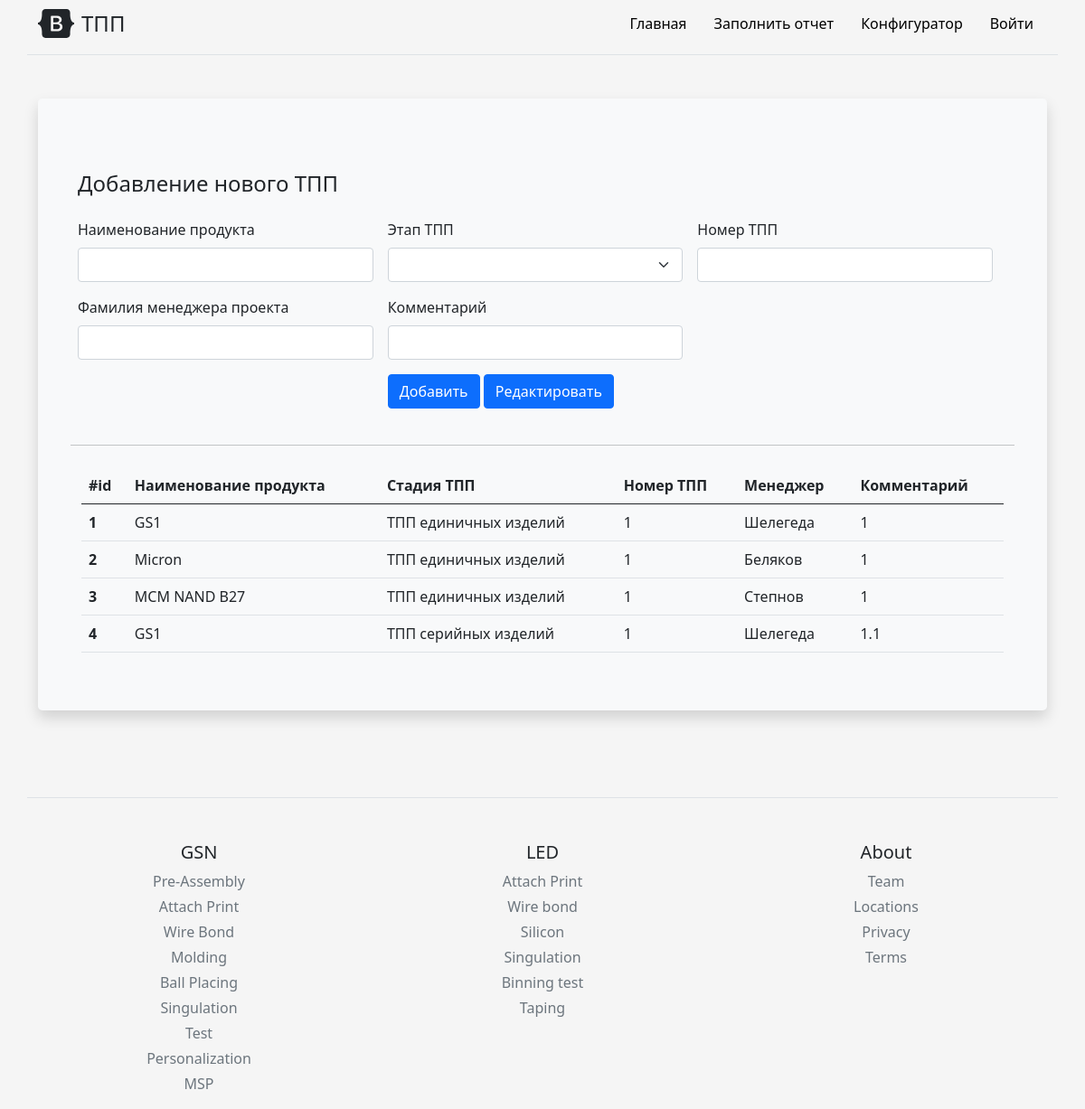
/config_page, run on the app's committed database.
### models.py (models this page shows, shortened)
class Tpp_config(db.Model):
    id = db.Column(db.Integer, primary_key=True)
    prod_name = db.Column(db.Text, nullable=False)
    tpp_stage = db.Column(db.Text, nullable=False)
    number = db.Column(db.Text, nullable=False)
    owner = db.Column(db.Text, nullable=False)
    comment = db.Column(db.Text, nullable=False)

### routes.py (the view)
@app_routes.route('/config_page', methods=["POST", "GET"])
def config_page():
    from main import db
    from models import Tpp_config
    tpp_config = db.session.query(Tpp_config).all()
    if request.method == "POST":
        prod_name = request.form['master_add_product']
        tpp_stage = request.form['master_add_tpp_stage']
        number = request.form['master_add_number']
        owner = request.form['master_add_owner']
        comment = request.form['master_comment']
        config_product = Tpp_config(
            prod_name=prod_name,
            tpp_stage=tpp_stage,
            number=number,
            owner=owner,
            comment=comment
        )
        try:
            db.session.add(config_product)
            db.session.commit()
            return redirect('/config_page')
        except:
            return "При добавление произошла ошибка"
    else:
        return render_template('config_page.html', tpp_config=tpp_config)

### templates/config_page.html (shortened to what this page needs)
{% extends 'base.html' %}
{% block body %}
<div class="container py-4">
    <div class="p-5 mb-4 bg-light rounded-3 shadow">
        <div class="row align-items-md-stretch">
            <form class="row g-3" method="post">
                <h4>Добавление нового ТПП</h4>
                <div class="col-sm-4">
                    <label for="master_add_product" class="form-label">Наименование продукта</label>
                    <input type="text" class="form-control" name="master_add_product" id="master_add_product" required>
                </div>
                <div class="col-sm-4">
                    <label for="master_add_tpp_stage" class="form-label">Этап ТПП</label>
                    <select class="form-select" name="master_add_tpp_stage" id="master_add_tpp_stage" required>
                        <option></option>
                        <option>ТПП единичных изделий</option>
                    </select>
                </div>
                <div class="col-sm-4">
                    <label for="master_add_number" class="form-label">Номер ТПП</label>
                    <input type="text" class="form-control" name="master_add_number" id="master_add_number" required>
                </div>
                <div class="col-sm-4">
                    <label for="master_add_owner" class="form-label">Фамилия менеджера проекта</label>
                    <input type="text" class="form-control" name="master_add_owner" id="master_add_owner">
                </div>
                <div class="col-sm-4">
                    <label for="master_comment" class="form-label">Комментарий</label>
                    <input type="text" class="form-control" name="master_comment" id="master_comment">
                    <div class="py-3">
                        <button class="btn btn-m btn-primary btn-block" type="submit" name="btn" value="add"> Добавить </button>
                        <button class="btn btn-m btn-primary btn-block" type="submit"  name="btn" value="update"> Редактировать </button>
                    </div>
                </div>
            </form>
            <hr class="my-4">
            <div class="col-md-12">
                <table class="table table-hover" method="post">
                    <thead>
                        <tr>
                        <th scope="col">#id</th>
                        <th scope="col">Наименование продукта</th>
                        <th scope="col">Стадия ТПП</th>
                        <th scope="col">Номер ТПП</th>
                        <th scope="col">Менеджер</th>
                        <th scope="col">Комментарий</th>
                        </tr>
                    </thead>
                    <tbody>
                        {% for item in tpp_config %}
                        <tr>
                        <th scope="row">{{item.id}}</th>
                        <td contenteditable='true' name="up_table_prod_name">{{item.prod_name}}</td>
                        <td contenteditable='true' name="up_table_tpp_stage">{{item.tpp_stage}}</td>
                        <td contenteditable='true' name="up_table_number">{{item.number}}</td>
                        <td contenteditable='true' name="up_table_owner">{{item.owner}}</td>
                        <td contenteditable='true' name="up_table_comment">{{item.comment}}</td>
                        </tr>
                        {% endfor %}
                    </tbody>
                </table>
            </div>
         </div>
    </div>
</div>
{% endblock %}

### templates/base.html (shortened to what this page needs)
<!DOCTYPE html>
<html lang="en">
  <head>
    <link rel="stylesheet" href="https://cdn.jsdelivr.net/npm/bootstrap@5.1.0/dist/css/bootstrap.min.css">
    <link rel="stylesheet" href="{{ url_for('static', filename='css/main.css') }}">
  </head>
<body>
  <div class="py-2 container d-flex flex-column flex-md-row align-items-center pb-3 mb-4 border-bottom">
      <a href="/" class="d-flex align-items-center text-dark text-decoration-none">
        <span class="fs-4">ТПП</span>
      </a>
      <nav class="d-inline-flex mt-2 mt-md-0 ms-md-auto">
        <a class="nav__link" href="/">Главная</a>
        <a class="nav__link" href="/form">Заполнить отчет</a>
        <a class="nav__link" href="/config_page">Конфигуратор</a>
        <a class="nav__link" href="/login">Войти</a>
      </nav>
    </div>
{% block body %}{% endblock %}
</body>
<footer class="container pt-4 my-md-5 pt-md-5 border-top">
    <div class="text-center row">
      <div class="col-6 col-md">
        <h5>GSN</h5>
        <ul class="list-unstyled text-small">
          <li class="mb-1"><a class="link-secondary text-decoration-none" href="/pa">Pre-Assembly</a></li>
          <li class="mb-1"><a class="link-secondary text-decoration-none" href="/ap">Attach Print</a></li>
          <li class="mb-1"><a class="link-secondary text-decoration-none" href="/wb">Wire Bond</a></li>
          <li class="mb-1"><a class="link-secondary text-decoration-none" href="/md">Molding</a></li>
          <li class="mb-1"><a class="link-secondary text-decoration-none" href="/bp">Ball Placing</a></li>
          <li class="mb-1"><a class="link-secondary text-decoration-none" href="/sing">Singulation</a></li>
          <li class="mb-1"><a class="link-secondary text-decoration-none" href="/test">Test</a></li>
          <li class="mb-1"><a class="link-secondary text-decoration-none" href="/pers">Personalization</a></li>
          <li class="mb-1"><a class="link-secondary text-decoration-none" href="/msp">MSP</a></li>
        </ul>
      </div>
      <div class="col-6 col-md">
        <h5>LED</h5>
        <ul class="list-unstyled text-small">
          <li class="mb-1"><a class="link-secondary text-decoration-none" href="#">Attach Print </a></li>
          <li class="mb-1"><a class="link-secondary text-decoration-none" href="#">Wire bond</a></li>
          <li class="mb-1"><a class="link-secondary text-decoration-none" href="#">Silicon</a></li>
          <li class="mb-1"><a class="link-secondary text-decoration-none" href="#">Singulation</a></li>
          <li class="mb-1"><a class="link-secondary text-decoration-none" href="#">Binning test</a></li>
          <li class="mb-1"><a class="link-secondary text-decoration-none" href="#">Taping</a></li>
        </ul>
      </div>
      <div class="col-6 col-md">
        <h5>About</h5>
        <ul class="list-unstyled text-small">
          <li class="mb-1"><a class="link-secondary text-decoration-none" href="#">Team</a></li>
          <li class="mb-1"><a class="link-secondary text-decoration-none" href="#">Locations</a></li>
          <li class="mb-1"><a class="link-secondary text-decoration-none" href="#">Privacy</a></li>
          <li class="mb-1"><a class="link-secondary text-decoration-none" href="#">Terms</a></li>
        </ul>
      </div>
    </div>
</footer>
</html>

### static/css/main.css (style rules this page uses)
html, body { height: 100%; background-color: #f5f5f5; }
.shadow { background: #ffcc00; box-shadow: 0 0 10px rgba(0,0,0,0.5); padding: 10px; }
.table { border-collapse: collapse; width: 100%; }
th, td { text-align: left; padding: 8px; }
.nav__link { display: inline-block; vertical-align: top; margin: 0 15px; position: relative; color: rgb(0, 0, 0); text-decoration: none; transition: color .1s linear; }
.nav__link:after { content: ""; display: block; width: 100%; height: 3px; opacity: 0; background-color: #656872; position: absolute; top: 100%; left: 0; z-index: 1; transition: opacity .1s linear; }

### data on the page
Tpp_config: id "1", prod_name "GS1", tpp_stage "ТПП единичных изделий", number "1", owner "Шелегеда", comment "1"
Tpp_config: id "2", prod_name "Micron", tpp_stage "ТПП единичных изделий", number "1", owner "Беляков", comment "1"
Tpp_config: id "3", prod_name "MCM NAND B27", tpp_stage "ТПП единичных изделий", number "1", owner "Степнов", comment "1"
Tpp_config: id "4", prod_name "GS1", tpp_stage "ТПП серийных изделий", number "1", owner "Шелегеда", comment "1.1"
